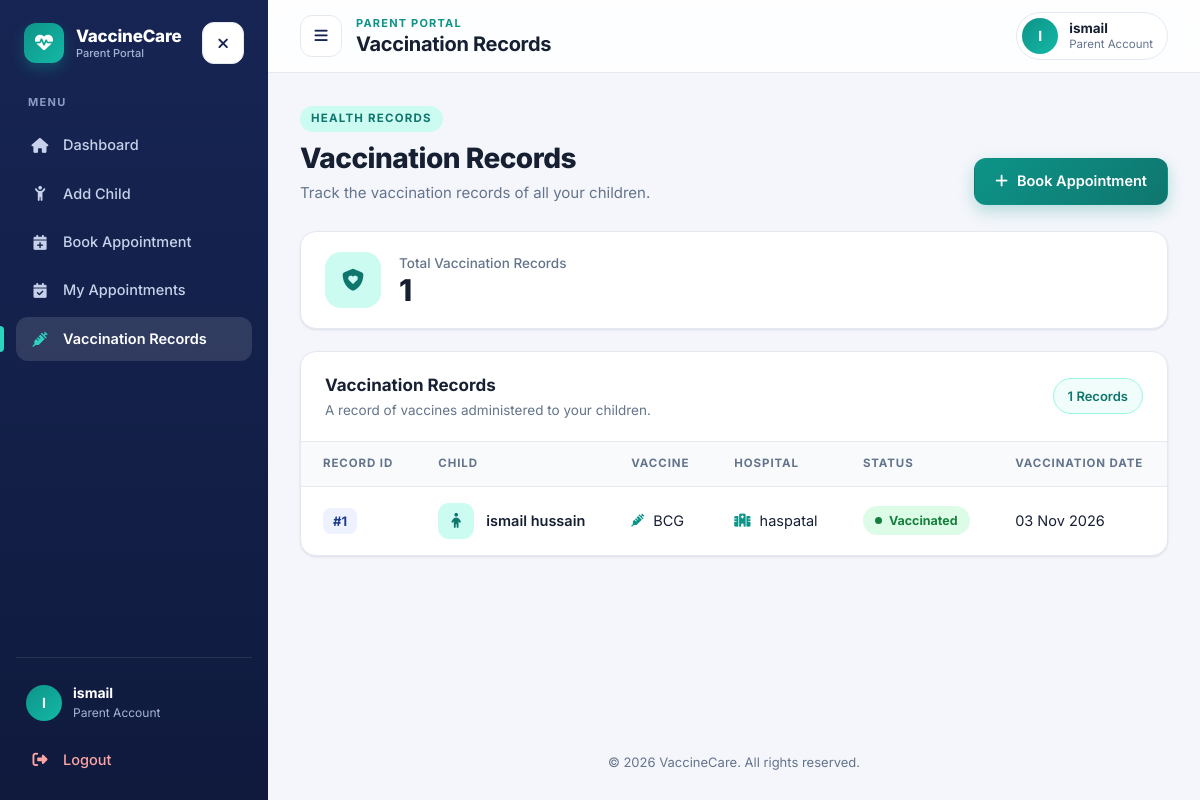
/parent/vaccination_record.php (signed in), run on an earlier commit of the app's database.
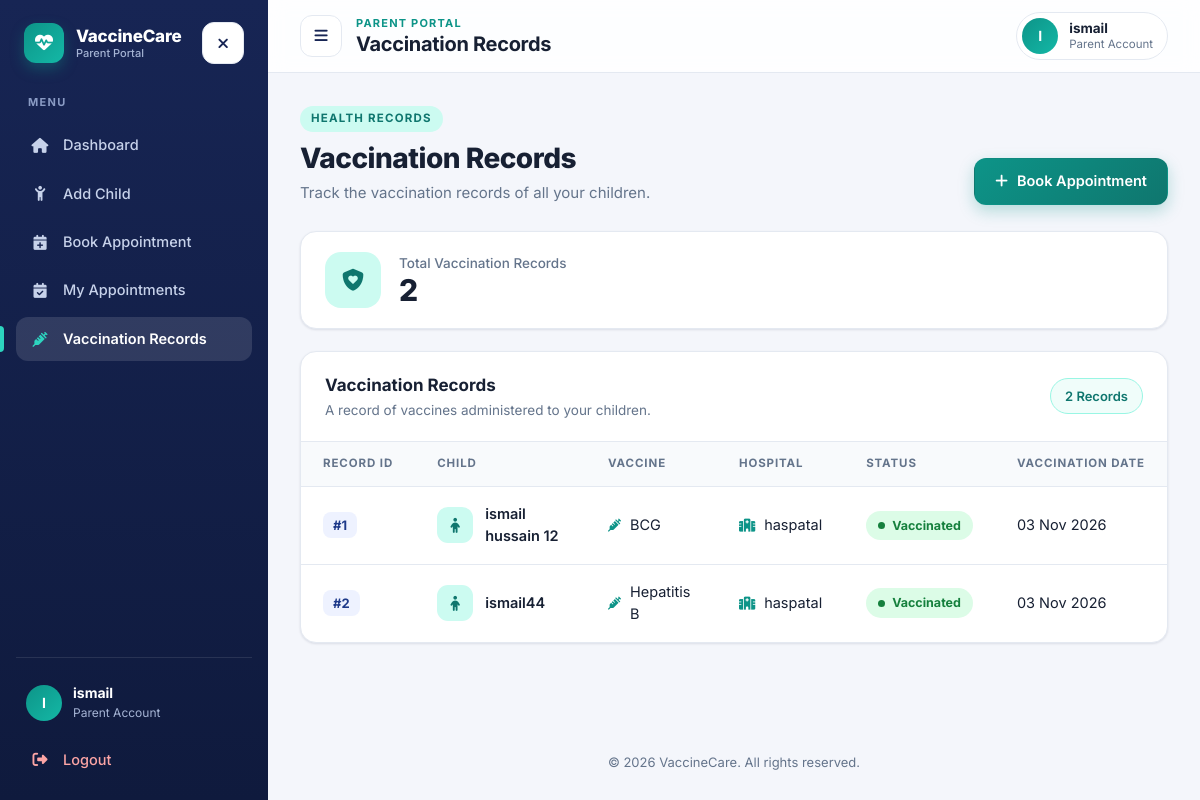
And on a later commit of the database.
### tables this page shows
CREATE TABLE `vaccination_record` (
  `record_id` int(11) NOT NULL,
  `appointment_id` int(11) NOT NULL,
  `vaccination_status` varchar(50) NOT NULL,
  `vaccination_date` date DEFAULT NULL
);

CREATE TABLE `child` (
  `child_id` int(11) NOT NULL,
  `child_name` varchar(50) NOT NULL,
  `date_of_birth` date NOT NULL,
  `parent_id` int(11) NOT NULL
);

CREATE TABLE `vaccines` (
  `vaccine_id` int(11) NOT NULL,
  `vaccine_name` varchar(150) NOT NULL
);

CREATE TABLE `hospital` (
  `hospital_id` int(11) NOT NULL,
  `hospital_name` varchar(100) NOT NULL,
  `hospital_address` text NOT NULL,
  `hospital_email` varchar(100) NOT NULL,
  `hospital_phone` varchar(50) NOT NULL,
  `password` varchar(255) NOT NULL
);

### parent/vaccination_record.php (the view, shortened to what the changed rows need)
<?php
include "../config/db_connection.php";
$showRecordSql = "SELECT
                    vaccination_record.record_id,
                    child.child_name,
                    vaccines.vaccine_name,
                    hospital.hospital_name,
                    vaccination_record.vaccination_status,
                    vaccination_record.vaccination_date
                    FROM vaccination_record
                    JOIN appointments
                    ON vaccination_record.appointment_id = appointments.appointment_id
                    JOIN child
                    ON appointments.child_id = child.child_id
                    JOIN vaccines
                    ON appointments.vaccine_id = vaccines.vaccine_id
                    JOIN hospital
                    ON appointments.hospital_id = hospital.hospital_id
                    WHERE child.parent_id = ?";
$showRecordStmt = mysqli_prepare($connect, $showRecordSql);
$showRecordStmt->bind_param("i", $_SESSION["parent_id"]);
$showRecordStmt->execute();
$result = $showRecordStmt->get_result();
$totalRecords = mysqli_num_rows($result);
function getVaccinationStatusClass($status) {
    switch (strtolower($status)) {
        case "vaccinated":
            return "status-vaccinated";
    }
}
?>
<!DOCTYPE html>
<html lang="en">
<head>
    <link rel="stylesheet" href="https://cdnjs.cloudflare.com/ajax/libs/font-awesome/6.7.2/css/all.min.css">
    <link rel="stylesheet" href="CSS/parent-app.css">
</head>
<body>
<div class="app">
    <?php $activePage = "records"; include __DIR__ . "/includes/sidebar.php"; ?>
    <div class="app-main">
        <header class="topbar">
            <div class="topbar-left">
                <div class="topbar-title">
                    <h2>Vaccination Records</h2>
                </div>
            </div>
        </header>
        <main class="page">
            <div class="page-head">
                <div>
                    <h1>Vaccination Records</h1>
                </div>
            </div>
            <div class="card stat">
                <div>
                    <p>Total Vaccination Records</p>
                    <h2><?php echo $totalRecords; ?></h2>
                </div>
            </div>
            <div class="card">
                <div class="card-head">
                    <div>
                        <h3>Vaccination Records</h3>
                        <p>A record of vaccines administered to your children.</p>
                    </div>
                    <span class="pill"><?php echo $totalRecords; ?> Records</span>
                </div>
                <?php if ($totalRecords > 0) { ?>
                    <div class="table-wrap">
                        <table class="data-table">
                            <thead>
                                <tr>
                                    <th>Record ID</th>
                                    <th>Child</th>
                                    <th>Vaccine</th>
                                    <th>Hospital</th>
                                    <th>Status</th>
                                    <th>Vaccination Date</th>
                                </tr>
                            </thead>
                            <tbody>
                                <?php while ($row = mysqli_fetch_assoc($result)) { ?>
                                    <tr>
                                        <td data-label="Record">
                                            <span class="id-tag">#<?php echo htmlspecialchars($row["record_id"]); ?></span>
                                        </td>
                                        <td data-label="Child">
                                            <div class="cell-person">
                                                <span class="avatar-sm"><i class="fa-solid fa-child"></i></span>
                                                <span><?php echo htmlspecialchars($row["child_name"]); ?></span>
                                            </div>
                                        </td>
                                        <td data-label="Vaccine">
                                            <span class="cell-icon">
                                                <i class="fa-solid fa-syringe"></i>
                                                <?php echo htmlspecialchars($row["vaccine_name"]); ?>
                                            </span>
                                        </td>
                                        <td data-label="Hospital">
                                            <span class="cell-icon">
                                                <i class="fa-solid fa-hospital"></i>
                                                <?php echo htmlspecialchars($row["hospital_name"]); ?>
                                            </span>
                                        </td>
                                        <td data-label="Status">
                                            <span class="status-badge <?php echo getVaccinationStatusClass($row["vaccination_status"]); ?>">
                                                <span class="status-dot"></span>
                                                <?php echo htmlspecialchars($row["vaccination_status"]); ?>
                                            </span>
                                        </td>
                                        <td data-label="Date">
                                            <?php
                                            if (!empty($row["vaccination_date"])) {
                                                echo date("d M Y", strtotime($row["vaccination_date"]));
                                            } else {
                                                echo "Not available";
                                            }
                                            ?>
                                        </td>
                                    </tr>
                                <?php } ?>
                            </tbody>
                        </table>
                    </div>
                <?php } ?>
            </div>
        </main>
    </div>
</div>
</body>
</html>

### parent/includes/sidebar.php (shortened to what the changed rows need)
<?php
$activePage = $activePage ?? "";
$navItems = [
    "dashboard"    => ["dashboard.php",          "fa-house",           "Dashboard"],
    "add_child"    => ["add_child.php",          "fa-child-reaching",  "Add Child"],
    "book"         => ["book_appointment.php",   "fa-calendar-plus",   "Book Appointment"],
    "appointments" => ["my_appointments.php",    "fa-calendar-check",  "My Appointments"],
    "records"      => ["vaccination_record.php", "fa-syringe",         "Vaccination Records"],
];
?>
<aside class="sidebar" id="sidebar" aria-label="Main navigation">
    <nav class="sidebar-nav">
        <?php foreach ($navItems as $key => $item): ?>
            <a href="<?php echo $item[0]; ?>"
               class="nav-link<?php echo $activePage === $key ? ' active' : ''; ?>"
               <?php echo $activePage === $key ? 'aria-current="page"' : ''; ?>>
                <i class="fa-solid <?php echo $item[1]; ?>"></i>
                <span><?php echo $item[2]; ?></span>
            </a>
        <?php endforeach; ?>
    </nav>
</aside>

What changed in the data, as far as the page shows it:
changed through a linked row, vaccination_record "BCG": child.child_name "ismail hussain" → "ismail hussain 12"
added vaccination_record: record_id "2", child.child_name "ismail44", vaccines.vaccine_name "Hepatitis B", hospital.hospital_name "haspatal", vaccination_status "Vaccinated", vaccination_date "03 Nov 2026"
Also different on the page:
$totalRecords: "1" → "2"
